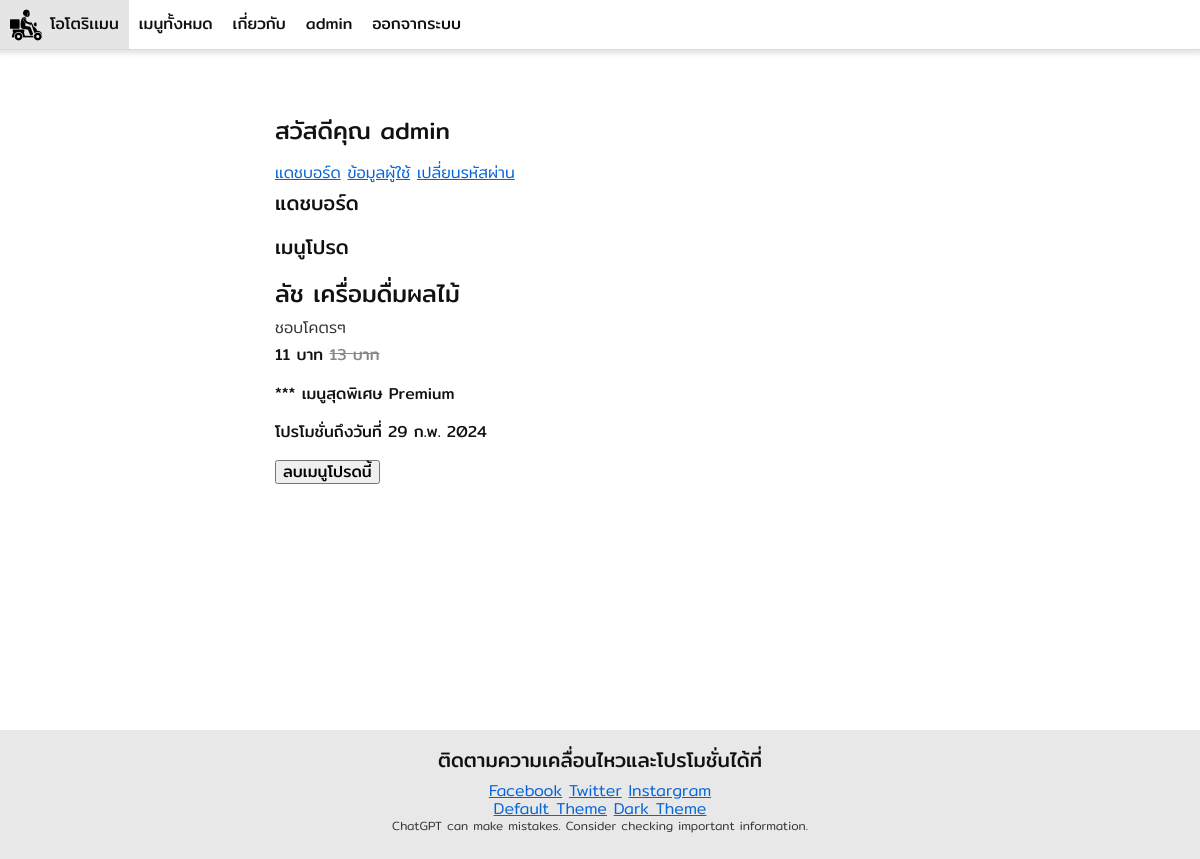
/users/dashboard/ (signed in), run on the app's committed database.
### app_users/models.py (models this page shows)
class CustomUser(AbstractUser):
    email = models.EmailField(unique=True)
    favorite_food_set = models.ManyToManyField(
        to="app_foods.Food",
        through="app_users.UserFavoriteFood",
        related_name ="favorited_user_set"
    )

class UserFavoriteFood(models.Model):
    LEVELS = [
        (1,"ชอบ"),
        (2,"ชอบมาก"),
        (3,"ชอบโคตรๆ")
    ]
    level = models.SmallIntegerField(choices=LEVELS,default=1)
    user = models.ForeignKey(
        "app_users.CustomUser",
        on_delete=models.CASCADE,
        related_name= "favorite_food_pivot_set"
    )
    food = models.ForeignKey(
        "app_foods.Food",
        on_delete=models.CASCADE,
        related_name= "favorite_user_pivot_set"
    )
    class Meta:
        constraints = [
            models.UniqueConstraint(
                fields=["user","food"],
                name="unique_user_food"
            )
        ]
    def level_label(self):
        selected_level = [l for l in self.LEVELS if l[0] == self.level][0]
        return selected_level[1]

### app_foods/models.py (models this page shows, shortened)
class Food(models.Model):
    title = models.CharField(max_length=60)
    price = models.IntegerField()
    special_price = models.IntegerField(null=True, blank=True)
    is_premium = models.BooleanField(default=False)
    promotion_end_at = models.DateTimeField(null=True, blank=True)
    description = models.TextField(null=True, blank=True)
    image_relative_url = models.CharField(max_length=50, null=True, blank=True)

### app_users/views.py (the view)
# urls.py: path("dashboard/", view=views.dashboard, name="dashboard"),
@login_required
def dashboard(request: HttpRequest):
    fovorite_food_pivots = request.user.favorite_food_pivot_set.order_by("-level")
    context = {"fovorite_food_pivots":fovorite_food_pivots}
    return render(request, "app_users/dashboard.html",context)

### app_users/utils/auth_email_backend.py (called while the page is built)
    def get_user(self, user_id: int):
        user: CustomUser = None
        try:
            user = CustomUser.objects.get(id=user_id)
            if not self.user_can_authenticate(user):
                raise Exception("Inactive")
        except:
            return None
        return user

### app_users/templates/app_users/dashboard.html (shortened to what this page needs)
{% extends 'app_general/components/base.html' %}
{% block content %}
<section class="content-section content-section-single">
    <div class="content-container content-container-narrow">
        <h3 class="content-title">สวัสดีคุณ  {{ user.username }}</h3>
        <p>
            <a href="{% url 'dashboard' %}">แดชบอร์ด</a>
            <a href="{% url 'profile' %}">ข้อมูลผู้ใช้</a>
            <a href="{% url 'password_change' %}">เปลี่ยนรหัสผ่าน</a>
        </p>
        <h5>แดชบอร์ด</h5>
        <h5>เมนูโปรด</h5>
        {% for food_pivot in fovorite_food_pivots %}
            {% with food=food_pivot.food %}
                <div>
                    <h3>{{ food.title }}</h3>
                    <p>{{ food_pivot.level_label }}</p>
                    {% if food.special_price is not None %}
                        <p>
                            <h6>
                                <span>{{ food.special_price }} บาท </span>
                                <del class="text-gray">{{ food.price|floatformat:'g' }} บาท </del>
                            </h6>
                        </p>
                    {% else %}
                            <p>
                                <h6>
                                    {{ food.price|floatformat:'g' }} บาท
                                </h6>
                            </p>
                    {% endif %}
                    {% if food.is_premium %}
                        <p>
                            <h6>
                                *** เมนูสุดพิเศษ Premium
                            </h6>
                        </p>
                    {% endif %}
                    {% if food.promotion_end_at is not None %}
                        <p>
                            <h6>
                                โปรโมชั่นถึงวันที่ {{ food.promotion_end_at | date:'j N Y'}}
                            </h6>
                        </p>
                    {% endif %}
                    <form action="{% url 'unfavorite_food' food.id %}" method="post">
                        <p>
                            <button type="submit" >ลบเมนูโปรดนี้</button>
                        </p>
                    </form>
                </div>
            {% endwith %}
        {% endfor %}
    </div>
</section>
{% endblock %}

### app_general/templates/app_general/components/site_header.html (shortened to what this page needs)
{% load static %}
<header class="site-header">
    <a class="site-header-item site-header-brand" href="{% url 'HOME' %} ">
        <img src="{% static 'app_general/Delivery.png' %}">
        <span>โอโตริเเมน</span>
    </a>
    <a class="site-header-item" href="{% url 'FOODS' %}">
        <span>เมนูทั้งหมด</span>
    </a>
    <a class="site-header-item" href="{% url 'ABOUT' %}">
        <span>เกี่ยวกับ</span>
    </a>
    {% if user.is_authenticated %}
        <a class="site-header-item" href="{% url 'dashboard' %}">
            <span>{{ user.username }}</span>
        </a>
        <a class="site-header-item" href="{% url 'logout' %}" onclick="event.preventDefault(); document.getElementById('logout-form').submit();">
            <span>ออกจากระบบ</span>
        </a>
    {% endif %}
</header>

### app_general/static/app_general/main.css (style rules this page uses)
html { color: #333333; font-family: 'Mitr', sans-serif; font-weight: 300; }
h1,h2,h3,h4,h5,h6 { color: #111111; font-weight: 400; line-height: 1.4; margin-top: 0px; margin-bottom: 16px; }
h3 { font-size: 24px; }
h5 { font-size: 20px; }
h6 { font-size: 16px; }
p { font-size: 16px; line-height: 1.6px; margin-top: 0px; margin-bottom: 16px; }
a { color: rgb(4, 100, 216); }
.text-gray { color: #888888; }
.content-section { padding: 64px 16px; }
.content-section-single { min-height: calc(100vh - 120px); }
.content-container { max-width: 1200px; margin-left: auto; margin-right: auto; }
.content-container-narrow { max-width: 650px; }
.content-title { margin-bottom: 24px; }
.site-header { background-color: white; border-bottom: 1px solid rgb(216, 216, 216); box-shadow: 0px 2px 4px 2px rgba(0, 0, 0, 0.1); display: flex; justify-content: flex-start; height: 50px; }
.site-header-item { color: #111111; background-color: rgba(0, 0, 0, 0); font-weight: 400; text-decoration: none; display: flex; align-items: center; padding: 0px 10px; transition: background-color 300ms; }
.site-header-brand img { display: inline-block; height: 32px; margin-right: 8px; }

### data on the page
CustomUser: username "admin"
UserFavoriteFood: food "ลัช เครื่อมดื่มผลไม้", level_label "ชอบโคตรๆ", food.special_price "11", food.price "13", food.promotion_end_at "29 ก.พ. 2024"
